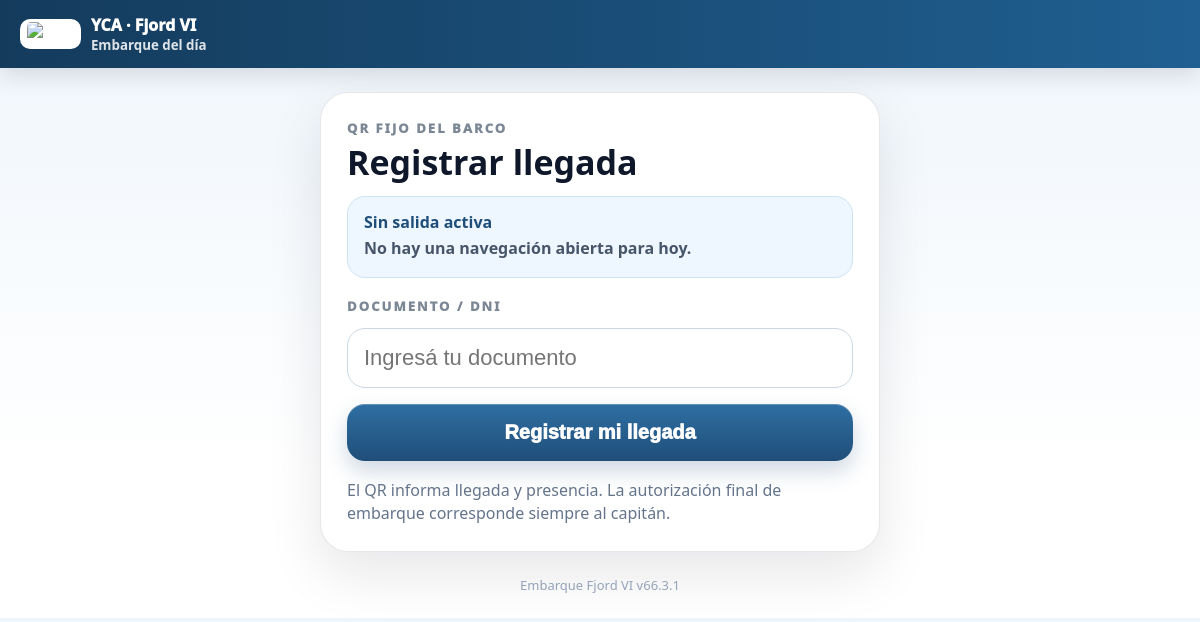
Before: /embarque with the older database file.
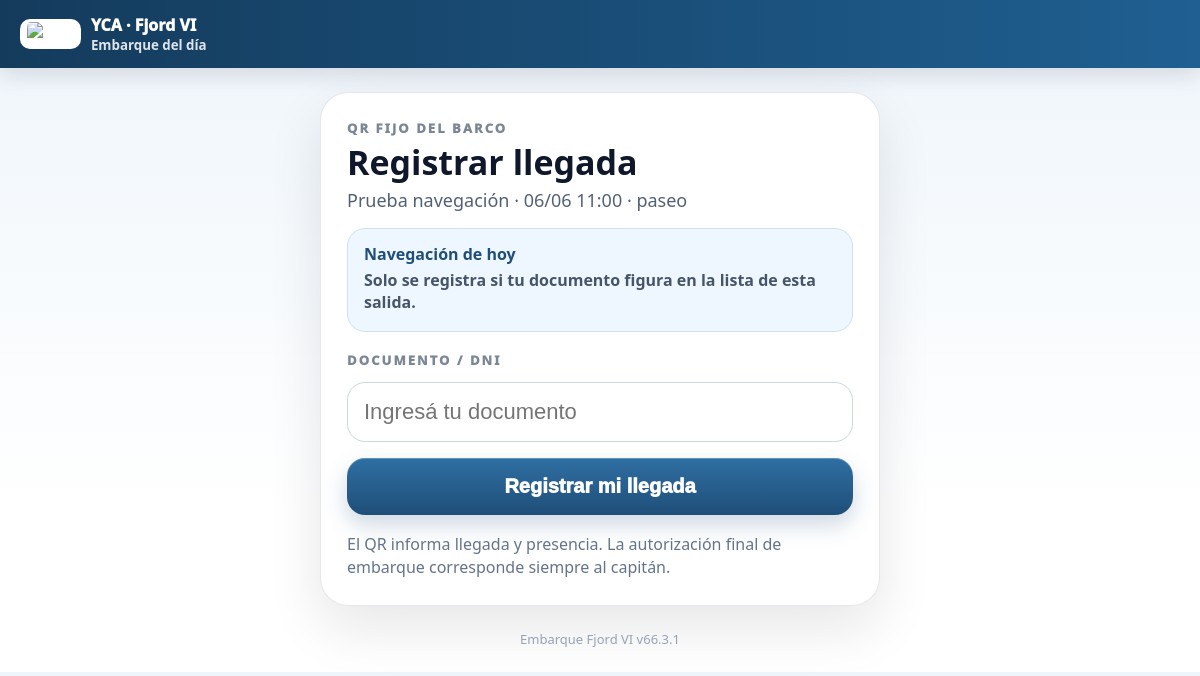
After: the same page with the newer database file.
### main.py (models this page shows)
class Outing(Base):
    __tablename__ = "outings"
    id = Column(Integer, primary_key=True)
    title = Column(String, nullable=False)
    destination = Column(String, nullable=False)
    departure_at = Column(DateTime, nullable=False)
    status = Column(String, default="Programada")
    max_crew = Column(Integer, default=MAX_CREW)
    min_crew = Column(Integer, default=MIN_CREW)
    guest_fee = Column(Numeric(12,2), default=INVITED_FEE)
    notes = Column(Text, default="")
    created_at = Column(DateTime, default=now_local)

### main.py (the view)
@app.get("/embarque", response_class=HTMLResponse)
def fixed_embarque_get(request: Request, db: Session = Depends(db_session)):
    outings = public_today_outings(db)
    return templates.TemplateResponse(request, "embarque_fijo.html", {"request": request, "outings": outings, "outing": outings[0] if len(outings) == 1 else None, "error": None, "msg": None, "dni": ""})

### templates/embarque_fijo.html (shortened to what this page needs)
<!doctype html>
<html lang="es">
<head>
</head>
<body>
  <div class="top"><div class="brand"><img src="/static/logo_yca_trans.png" alt="YCA"><div>{{club_name}} · {{app_name}}<small>Embarque del día</small></div></div></div>
  <div class="wrap"><div class="card">
    <div class="eyebrow">QR fijo del barco</div>
    <h1>Registrar llegada</h1>
    {% if outing %}<div class="meta">{{outing.title}} · {{outing.departure_at.strftime('%d/%m %H:%M')}} · {{outing.destination}}</div>{% endif %}
    {% if outings|length > 1 %}
      <div class="todayBox"><strong>Salidas activas hoy</strong><p>Ingresá tu documento. El sistema busca automáticamente en cuál figurás.</p></div>
      <ul class="list">{% for o in outings %}<li><strong>{{o.title}}</strong><br>{{o.departure_at.strftime('%d/%m %H:%M')}} · {{o.destination}}</li>{% endfor %}</ul>
    {% elif outings|length == 1 %}
      <div class="todayBox"><strong>Navegación de hoy</strong><p>Solo se registra si tu documento figura en la lista de esta salida.</p></div>
    {% else %}
      <div class="todayBox"><strong>Sin salida activa</strong><p>No hay una navegación abierta para hoy.</p></div>
    {% endif %}
    <form method="post" action="/embarque">
      <label class="eyebrow">Documento / DNI</label>
      <input class="input" name="dni" value="{{dni or ''}}" placeholder="Ingresá tu documento" inputmode="text" autocomplete="off" required>
      <button class="btn" type="submit">Registrar mi llegada</button>
    </form>
    <div class="note">El QR informa llegada y presencia. La autorización final de embarque corresponde siempre al capitán.</div>
  </div><div class="footer">Embarque Fjord VI {{version}}</div></div>
</body>
</html>

### templates/embarque_fijo.html (style rules this page uses)
:root { --blue:#1f4e79;--ink:#0f172a;--line:#dbe5ee }
* { box-sizing:border-box }
body { margin:0;font-family:system-ui,-apple-system,Segoe UI,Arial,sans-serif;background:linear-gradient(180deg,#eef5fb 0%,#fff 76%);color:var(--ink) }
.top { background:linear-gradient(90deg,#143b5c,#1f5f91);color:#fff;padding:14px 20px;box-shadow:0 8px 22px rgba(15,23,42,.12) }
.brand { display:flex;align-items:center;gap:10px;font-weight:950 }
.brand img { height:30px;background:#fff;border-radius:10px;padding:3px 7px }
.brand small { display:block;font-weight:600;opacity:.86 }
.wrap { padding:24px 18px }
.card { max-width:560px;margin:0 auto;background:#fff;border:1px solid rgba(15,23,42,.10);border-radius:28px;padding:26px;box-shadow:0 22px 54px rgba(15,23,42,.10) }
.eyebrow { text-transform:uppercase;letter-spacing:.16em;color:#7b8794;font-weight:950;font-size:13px }
h1 { font-size:34px;line-height:1.02;margin:8px 0 }
.meta { font-size:18px;color:#526173;margin-bottom:16px }
.todayBox { background:#eef7ff;border:1px solid #cde2f3;color:#1f4e79;border-radius:18px;padding:14px 16px;margin:16px 0;font-weight:850 }
.todayBox p { margin:.25rem 0;color:#475569;font-weight:600 }
.input { width:100%;border:1px solid #cbd7e2;border-radius:18px;padding:16px;font-size:22px;margin:12px 0 16px;background:#fff }
.btn { width:100%;border:0;border-radius:18px;padding:17px 18px;font-size:20px;font-weight:950;color:white;background:linear-gradient(180deg,#2f6fa3,#1f4e78);box-shadow:0 10px 22px rgba(31,78,121,.22),inset 0 1px 0 rgba(255,255,255,.24) }
.note { color:#64748b;line-height:1.45;margin-top:18px }
.footer { text-align:center;color:#94a3b8;font-size:13px;margin-top:24px }

Changed rows visible on the page:
added Outing: title "Prueba navegación", departure_at "06/06 11:00", destination "paseo"
Other visible differences:
text no longer shown: "Sin salida activa No hay una navegación abierta para hoy."
text now shown: "· · Navegación de hoy Solo se registra si tu documento figura en la lista de esta salida."
